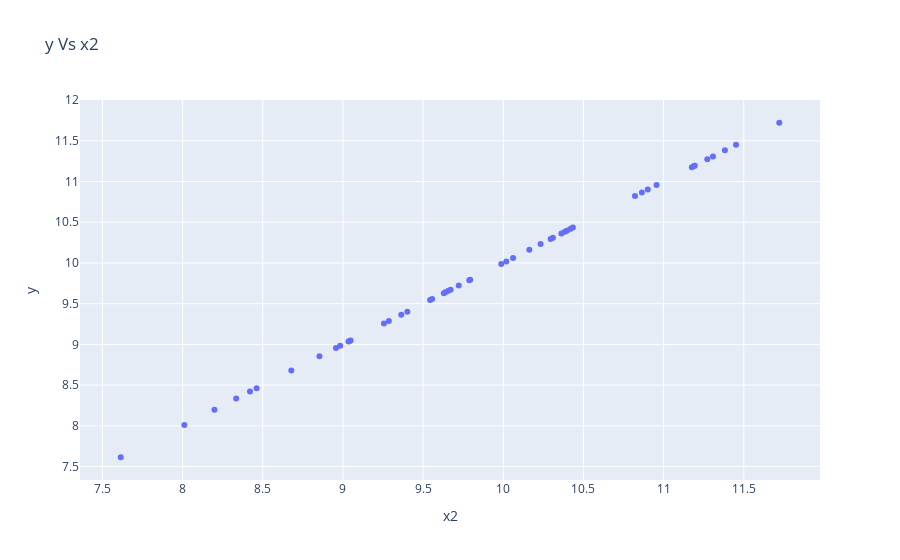

The code cell stored with this chart in its notebook:
### Code cell
import plotly
import plotly.graph_objs as go
import plotly.express as px

# Scatter Plot
layout = go.Layout(title = 'y Vs x2',
                   xaxis = dict (title = 'x2'),
                   yaxis = dict (title = 'y'),
                   hovermode='closest')

data = [go.Scatter(x = test_df['x2'],y = test_df['y'], mode='markers')]

# Create Figure Object
figure = go.Figure(data=data,layout=layout)
# Plot the figure
figure.show()

### Figure 1 — Plotly figure (JSON) as saved in the notebook; plotly's stock layout.template omitted (floating-point values rounded to 4 significant figures)
{"data": [{"mode": "markers", "type": "scatter", "x": [10.38, 8.983, 9.048, 9.655, 10.4, 9.256, 8.957, 10.96, 10.3, 9.544, 10.43, 11.27, 8.42, 7.614, 11.19, 9.557, 10.16, 11.72, 9.629, 9.988, 10.06, 10.9, 11.31, 8.011, 10.02, 8.678, 10.23, 11.18, 9.04, 9.794, 8.334, 11.19, 10.82, 10.42, 11.45, 10.36, 9.286, 8.462, 9.402, 9.639, 9.364, 8.199, 9.788, 9.035, 9.672, 11.38, 8.854, 10.31, 9.722, 10.86], "y": [10.38, 8.983, 9.048, 9.655, 10.4, 9.256, 8.957, 10.96, 10.3, 9.544, 10.43, 11.27, 8.42, 7.614, 11.19, 9.557, 10.16, 11.72, 9.629, 9.988, 10.06, 10.9, 11.31, 8.011, 10.02, 8.678, 10.23, 11.18, 9.04, 9.794, 8.334, 11.19, 10.82, 10.42, 11.45, 10.36, 9.286, 8.462, 9.402, 9.639, 9.364, 8.199, 9.788, 9.035, 9.672, 11.38, 8.854, 10.31, 9.722, 10.86]}], "layout": {"hovermode": "closest", "title": {"text": "y Vs x2"}, "xaxis": {"title": {"text": "x2"}}, "yaxis": {"title": {"text": "y"}}}}
